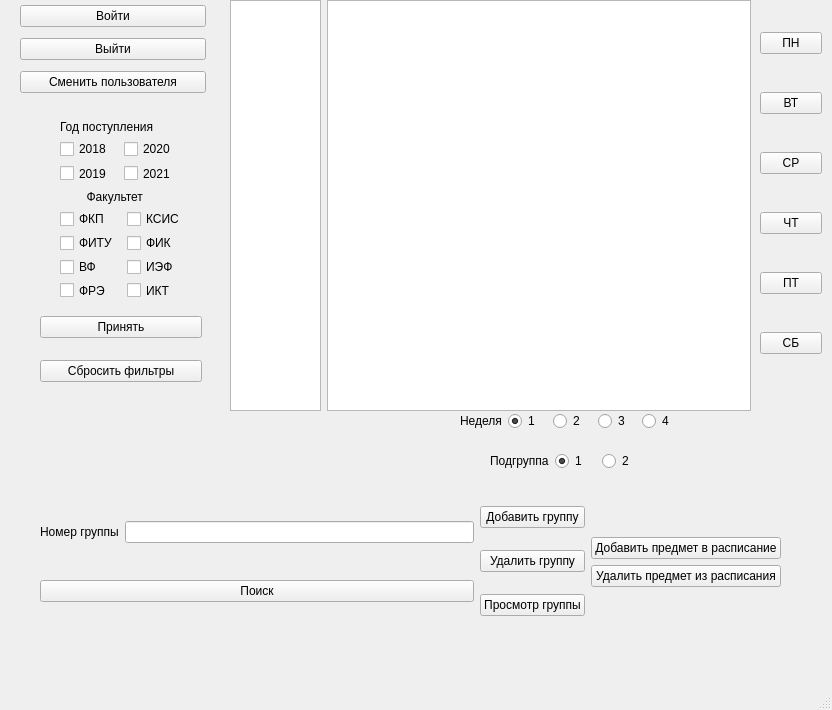
<?xml version="1.0" encoding="UTF-8"?>
<ui version="4.0">
 <class>MainWindow</class>
 <widget class="QMainWindow" name="MainWindow">
  <property name="geometry">
   <rect>
    <x>0</x>
    <y>0</y>
    <width>832</width>
    <height>710</height>
   </rect>
  </property>
  <property name="windowTitle">
   <string>MainWindow</string>
  </property>
  <widget class="QWidget" name="centralwidget">
   <widget class="QWidget" name="layoutWidget">
    <property name="geometry">
     <rect>
      <x>760</x>
      <y>0</y>
      <width>62</width>
      <height>391</height>
     </rect>
    </property>
    <layout class="QVBoxLayout" name="verticalLayout_4">
     <item>
      <widget class="QPushButton" name="buttonMonday">
       <property name="text">
        <string>ПН</string>
       </property>
      </widget>
     </item>
     <item>
      <widget class="QPushButton" name="buttonTuesday">
       <property name="text">
        <string>ВТ</string>
       </property>
      </widget>
     </item>
     <item>
      <widget class="QPushButton" name="buttonWednesday">
       <property name="text">
        <string>СР</string>
       </property>
      </widget>
     </item>
     <item>
      <widget class="QPushButton" name="buttonThursday">
       <property name="text">
        <string>ЧТ</string>
       </property>
      </widget>
     </item>
     <item>
      <widget class="QPushButton" name="buttonFriday">
       <property name="text">
        <string>ПТ</string>
       </property>
      </widget>
     </item>
     <item>
      <widget class="QPushButton" name="buttonSaturday">
       <property name="text">
        <string>СБ</string>
       </property>
      </widget>
     </item>
    </layout>
   </widget>
   <widget class="QWidget" name="layoutWidget">
    <property name="geometry">
     <rect>
      <x>40</x>
      <y>490</y>
      <width>741</width>
      <height>144</height>
     </rect>
    </property>
    <layout class="QHBoxLayout" name="horizontalLayout_6">
     <item>
      <layout class="QVBoxLayout" name="verticalLayout_6">
       <item>
        <layout class="QHBoxLayout" name="horizontalLayout_5">
         <item>
          <widget class="QLabel" name="label_4">
           <property name="text">
            <string>Номер группы</string>
           </property>
          </widget>
         </item>
         <item>
          <widget class="QLineEdit" name="inputGroup"/>
         </item>
        </layout>
       </item>
       <item>
        <widget class="QPushButton" name="searchGroup">
         <property name="text">
          <string>Поиск</string>
         </property>
        </widget>
       </item>
      </layout>
     </item>
     <item>
      <layout class="QHBoxLayout" name="horizontalLayout_4">
       <item>
        <layout class="QVBoxLayout" name="verticalLayout">
         <item>
          <widget class="QPushButton" name="addGroup">
           <property name="text">
            <string>Добавить группу</string>
           </property>
          </widget>
         </item>
         <item>
          <widget class="QPushButton" name="removeGroup">
           <property name="text">
            <string>Удалить группу</string>
           </property>
          </widget>
         </item>
         <item>
          <widget class="QPushButton" name="pushButton">
           <property name="text">
            <string>Просмотр группы</string>
           </property>
          </widget>
         </item>
        </layout>
       </item>
       <item>
        <layout class="QHBoxLayout" name="horizontalLayout_3">
         <item>
          <layout class="QVBoxLayout" name="verticalLayout_3">
           <item>
            <layout class="QVBoxLayout" name="verticalLayout_2">
             <item>
              <widget class="QPushButton" name="addItem">
               <property name="text">
                <string>Добавить предмет в расписание</string>
               </property>
              </widget>
             </item>
             <item>
              <widget class="QPushButton" name="deleteItem">
               <property name="text">
                <string>Удалить предмет из расписания</string>
               </property>
              </widget>
             </item>
            </layout>
           </item>
          </layout>
         </item>
        </layout>
       </item>
      </layout>
     </item>
    </layout>
   </widget>
   <widget class="QWidget" name="layoutWidget">
    <property name="geometry">
     <rect>
      <x>230</x>
      <y>0</y>
      <width>521</width>
      <height>411</height>
     </rect>
    </property>
    <layout class="QVBoxLayout" name="verticalLayout_10">
     <item>
      <layout class="QHBoxLayout" name="horizontalLayout_2">
       <item>
        <widget class="QTableWidget" name="tableGroup">
         <property name="maximumSize">
          <size>
           <width>91</width>
           <height>16777215</height>
          </size>
         </property>
        </widget>
       </item>
       <item>
        <widget class="QTableWidget" name="tableSheddule">
         <property name="sizePolicy">
          <sizepolicy hsizetype="MinimumExpanding" vsizetype="Expanding">
           <horstretch>9</horstretch>
           <verstretch>0</verstretch>
          </sizepolicy>
         </property>
         <property name="minimumSize">
          <size>
           <width>100</width>
           <height>0</height>
          </size>
         </property>
        </widget>
       </item>
      </layout>
     </item>
     <item>
      <layout class="QHBoxLayout" name="horizontalLayout_7"/>
     </item>
    </layout>
   </widget>
   <widget class="QWidget" name="verticalLayoutWidget">
    <property name="geometry">
     <rect>
      <x>20</x>
      <y>0</y>
      <width>186</width>
      <height>100</height>
     </rect>
    </property>
    <layout class="QVBoxLayout" name="verticalLayoutAccount">
     <item>
      <widget class="QPushButton" name="logIn">
       <property name="text">
        <string>Войти</string>
       </property>
      </widget>
     </item>
     <item>
      <widget class="QPushButton" name="logOut">
       <property name="text">
        <string>Выйти</string>
       </property>
      </widget>
     </item>
     <item>
      <widget class="QPushButton" name="changeUser">
       <property name="text">
        <string>Сменить пользователя</string>
       </property>
      </widget>
     </item>
    </layout>
   </widget>
   <widget class="QWidget" name="layoutWidget">
    <property name="geometry">
     <rect>
      <x>60</x>
      <y>120</y>
      <width>121</width>
      <height>63</height>
     </rect>
    </property>
    <layout class="QGridLayout" name="gridLayout">
     <item row="1" column="1">
      <widget class="QCheckBox" name="box2020">
       <property name="text">
        <string>2020</string>
       </property>
      </widget>
     </item>
     <item row="2" column="1">
      <widget class="QCheckBox" name="box2021">
       <property name="text">
        <string>2021</string>
       </property>
      </widget>
     </item>
     <item row="1" column="0">
      <widget class="QCheckBox" name="box2018">
       <property name="text">
        <string>2018</string>
       </property>
      </widget>
     </item>
     <item row="2" column="0">
      <widget class="QCheckBox" name="box2019">
       <property name="text">
        <string>2019</string>
       </property>
      </widget>
     </item>
     <item row="0" column="0" colspan="2">
      <widget class="QLabel" name="label">
       <property name="text">
        <string>Год поступления</string>
       </property>
       <property name="textFormat">
        <enum>Qt::AutoText</enum>
       </property>
      </widget>
     </item>
    </layout>
   </widget>
   <widget class="QWidget" name="layoutWidget">
    <property name="geometry">
     <rect>
      <x>490</x>
      <y>450</y>
      <width>152</width>
      <height>22</height>
     </rect>
    </property>
    <layout class="QHBoxLayout" name="horizontalLayout_8">
     <item>
      <widget class="QLabel" name="label_5">
       <property name="text">
        <string>Подгруппа</string>
       </property>
      </widget>
     </item>
     <item>
      <widget class="QRadioButton" name="sub1">
       <property name="text">
        <string>1</string>
       </property>
       <property name="checked">
        <bool>true</bool>
       </property>
      </widget>
     </item>
     <item>
      <widget class="QRadioButton" name="sub2">
       <property name="text">
        <string>2</string>
       </property>
      </widget>
     </item>
    </layout>
   </widget>
   <widget class="QWidget" name="layoutWidget">
    <property name="geometry">
     <rect>
      <x>460</x>
      <y>410</y>
      <width>221</width>
      <height>22</height>
     </rect>
    </property>
    <layout class="QHBoxLayout" name="horizontalLayout">
     <item>
      <widget class="QLabel" name="label_3">
       <property name="text">
        <string>Неделя</string>
       </property>
      </widget>
     </item>
     <item>
      <widget class="QRadioButton" name="week1">
       <property name="text">
        <string>1</string>
       </property>
       <property name="checked">
        <bool>true</bool>
       </property>
      </widget>
     </item>
     <item>
      <widget class="QRadioButton" name="week2">
       <property name="text">
        <string>2</string>
       </property>
      </widget>
     </item>
     <item>
      <widget class="QRadioButton" name="week3">
       <property name="text">
        <string>3</string>
       </property>
      </widget>
     </item>
     <item>
      <widget class="QRadioButton" name="week4">
       <property name="text">
        <string>4</string>
       </property>
      </widget>
     </item>
    </layout>
   </widget>
   <widget class="QWidget" name="layoutWidget">
    <property name="geometry">
     <rect>
      <x>40</x>
      <y>300</y>
      <width>162</width>
      <height>100</height>
     </rect>
    </property>
    <layout class="QVBoxLayout" name="verticalLayout_7">
     <item>
      <widget class="QPushButton" name="acceptFilterButton">
       <property name="text">
        <string>Принять</string>
       </property>
      </widget>
     </item>
     <item>
      <widget class="QPushButton" name="throwFilterButton">
       <property name="text">
        <string>Сбросить фильтры</string>
       </property>
      </widget>
     </item>
    </layout>
   </widget>
   <widget class="QWidget" name="layoutWidget">
    <property name="geometry">
     <rect>
      <x>60</x>
      <y>190</y>
      <width>127</width>
      <height>109</height>
     </rect>
    </property>
    <layout class="QVBoxLayout" name="verticalLayout_5">
     <item>
      <widget class="QLabel" name="label_2">
       <property name="text">
        <string>        Факультет</string>
       </property>
      </widget>
     </item>
     <item>
      <layout class="QGridLayout" name="gridLayout_2">
       <item row="0" column="0">
        <widget class="QCheckBox" name="boxFKP">
         <property name="text">
          <string>ФКП</string>
         </property>
        </widget>
       </item>
       <item row="2" column="0">
        <widget class="QCheckBox" name="boxVF">
         <property name="text">
          <string>ВФ</string>
         </property>
        </widget>
       </item>
       <item row="3" column="0">
        <widget class="QCheckBox" name="boxFRE">
         <property name="text">
          <string>ФРЭ</string>
         </property>
        </widget>
       </item>
       <item row="1" column="0">
        <widget class="QCheckBox" name="boxFITU">
         <property name="text">
          <string>ФИТУ</string>
         </property>
        </widget>
       </item>
       <item row="0" column="1">
        <widget class="QCheckBox" name="boxKSIS">
         <property name="text">
          <string>КСИС</string>
         </property>
        </widget>
       </item>
       <item row="1" column="1">
        <widget class="QCheckBox" name="boxFIC">
         <property name="text">
          <string>ФИК</string>
         </property>
        </widget>
       </item>
       <item row="2" column="1">
        <widget class="QCheckBox" name="boxIEF">
         <property name="text">
          <string>ИЭФ</string>
         </property>
        </widget>
       </item>
       <item row="3" column="1">
        <widget class="QCheckBox" name="boxIKT">
         <property name="text">
          <string>ИКТ</string>
         </property>
        </widget>
       </item>
      </layout>
     </item>
    </layout>
   </widget>
  </widget>
  <widget class="QMenuBar" name="menubar">
   <property name="geometry">
    <rect>
     <x>0</x>
     <y>0</y>
     <width>832</width>
     <height>22</height>
    </rect>
   </property>
  </widget>
  <widget class="QStatusBar" name="statusbar"/>
 </widget>
 <resources/>
 <connections/>
</ui>
